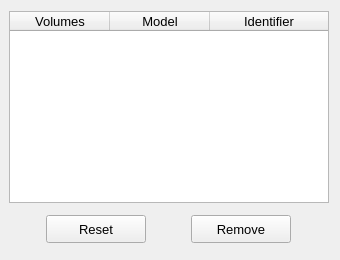
            <widget class="QWidget" name="tab_list">
             <attribute name="title">
              <string>List</string>
             </attribute>
             <layout class="QGridLayout" name="gridLayout_16">
              <property name="leftMargin">
               <number>9</number>
              </property>
              <item row="1" column="0">
               <widget class="QFrame" name="frame_3">
                <property name="minimumSize">
                 <size>
                  <width>320</width>
                  <height>40</height>
                 </size>
                </property>
                <property name="maximumSize">
                 <size>
                  <width>16777215</width>
                  <height>40</height>
                 </size>
                </property>
                <property name="frameShape">
                 <enum>QFrame::Shape::NoFrame</enum>
                </property>
                <property name="frameShadow">
                 <enum>QFrame::Shadow::Raised</enum>
                </property>
                <layout class="QGridLayout" name="gridLayout_15">
                 <property name="leftMargin">
                  <number>4</number>
                 </property>
                 <property name="topMargin">
                  <number>4</number>
                 </property>
                 <property name="rightMargin">
                  <number>4</number>
                 </property>
                 <property name="bottomMargin">
                  <number>4</number>
                 </property>
                 <property name="horizontalSpacing">
                  <number>12</number>
                 </property>
                 <item row="0" column="0">
                  <widget class="QPushButton" name="pushButton_reset">
                   <property name="minimumSize">
                    <size>
                     <width>100</width>
                     <height>28</height>
                    </size>
                   </property>
                   <property name="maximumSize">
                    <size>
                     <width>100</width>
                     <height>28</height>
                    </size>
                   </property>
                   <property name="font">
                    <font>
                     <family>MS Shell Dlg 2</family>
                     <pointsize>10</pointsize>
                     <italic>false</italic>
                     <bold>false</bold>
                    </font>
                   </property>
                   <property name="styleSheet">
                    <string notr="true"/>
                   </property>
                   <property name="text">
                    <string>Reset</string>
                   </property>
                  </widget>
                 </item>
                 <item row="0" column="1">
                  <widget class="QPushButton" name="pushButton_remove">
                   <property name="minimumSize">
                    <size>
                     <width>100</width>
                     <height>28</height>
                    </size>
                   </property>
                   <property name="maximumSize">
                    <size>
                     <width>100</width>
                     <height>28</height>
                    </size>
                   </property>
                   <property name="font">
                    <font>
                     <family>MS Shell Dlg 2</family>
                     <pointsize>10</pointsize>
                     <italic>false</italic>
                     <bold>false</bold>
                    </font>
                   </property>
                   <property name="styleSheet">
                    <string notr="true"/>
                   </property>
                   <property name="text">
                    <string>Remove</string>
                   </property>
                  </widget>
                 </item>
                </layout>
               </widget>
              </item>
              <item row="0" column="0">
               <widget class="QTreeWidget" name="treeWidget_porous_material_model">
                <property name="minimumSize">
                 <size>
                  <width>320</width>
                  <height>100</height>
                 </size>
                </property>
                <property name="maximumSize">
                 <size>
                  <width>16777215</width>
                  <height>200</height>
                 </size>
                </property>
                <property name="font">
                 <font>
                  <family>MS Shell Dlg 2</family>
                  <pointsize>10</pointsize>
                  <italic>false</italic>
                 </font>
                </property>
                <property name="toolTip">
                 <string>Select a face to remove the previously attributed boundary condition.</string>
                </property>
                <property name="indentation">
                 <number>1</number>
                </property>
                <property name="headerHidden">
                 <bool>false</bool>
                </property>
                <attribute name="headerHighlightSections">
                 <bool>false</bool>
                </attribute>
                <attribute name="headerShowSortIndicator" stdset="0">
                 <bool>false</bool>
                </attribute>
                <attribute name="headerStretchLastSection">
                 <bool>true</bool>
                </attribute>
                <column>
                 <property name="text">
                  <string>Volumes</string>
                 </property>
                 <property name="textAlignment">
                  <set>AlignCenter</set>
                 </property>
                </column>
                <column>
                 <property name="text">
                  <string>Model</string>
                 </property>
                 <property name="textAlignment">
                  <set>AlignCenter</set>
                 </property>
                </column>
                <column>
                 <property name="text">
                  <string>Identifier</string>
                 </property>
                 <property name="textAlignment">
                  <set>AlignCenter</set>
                 </property>
                </column>
               </widget>
              </item>
             </layout>
            </widget>
